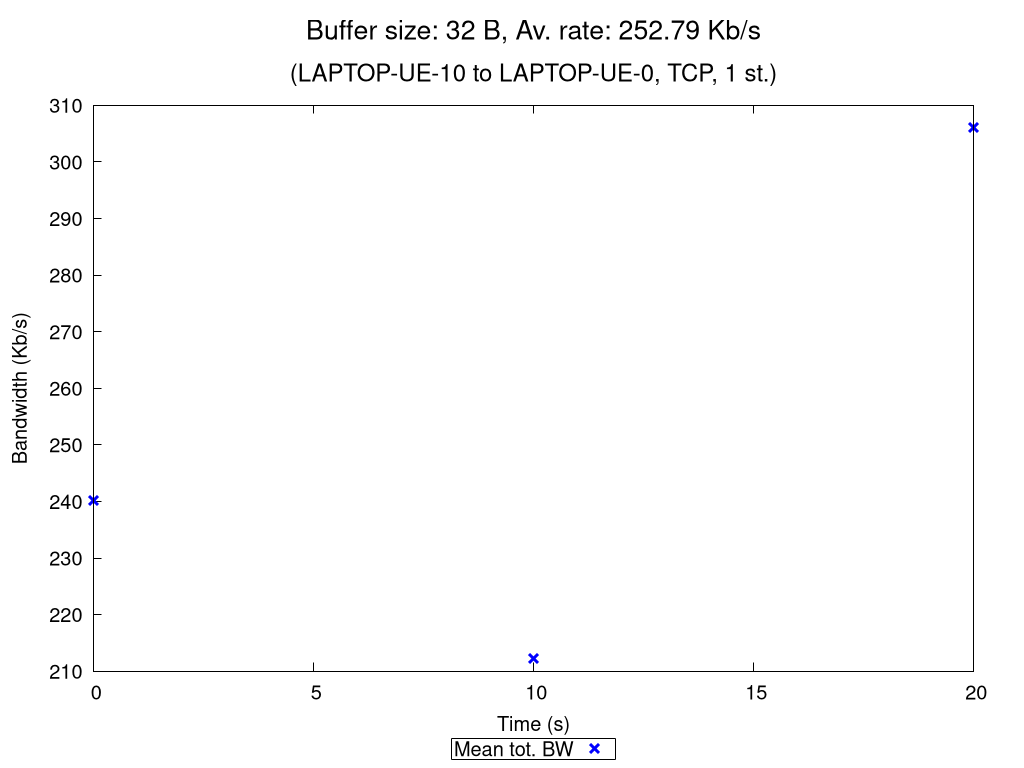

The script that saved this image:
set terminal pngcairo nocrop enhanced size 1024,768 font "Verdana,15"
set output "TCP_1_st_2020_11_05_12-31-58_two2one_00032B.png"

set title "{/=20 Buffer size: 32 B, Av. rate: 252.79 Kb/s}\n\n{/=18 (LAPTOP-UE-10 to LAPTOP-UE-0, TCP, 1 st.)}"

set xlabel "Time (s)"
set ylabel "Bandwidth (Kb/s)"
set ytics nomirror
set key bmargin center horizontal box samplen 1 width -1
set bmargin 4.6
set rmargin 4.5

rf = 1000.0  # rate factor
set style fill transparent solid 0.2 noborder
set autoscale xfix
plot "TCP_1_st_2020_11_05_12-31-58_two2one_00032B_iperf_processed.dat" using 1:($2/rf-$3/rf):($2/rf+$3/rf) with filledcurves lc rgb "blue" notitle, \
     "" using 1:($2/rf) with points pt 2 ps 1.5 lw 3 lc rgb "blue" title "Mean tot. BW", \
